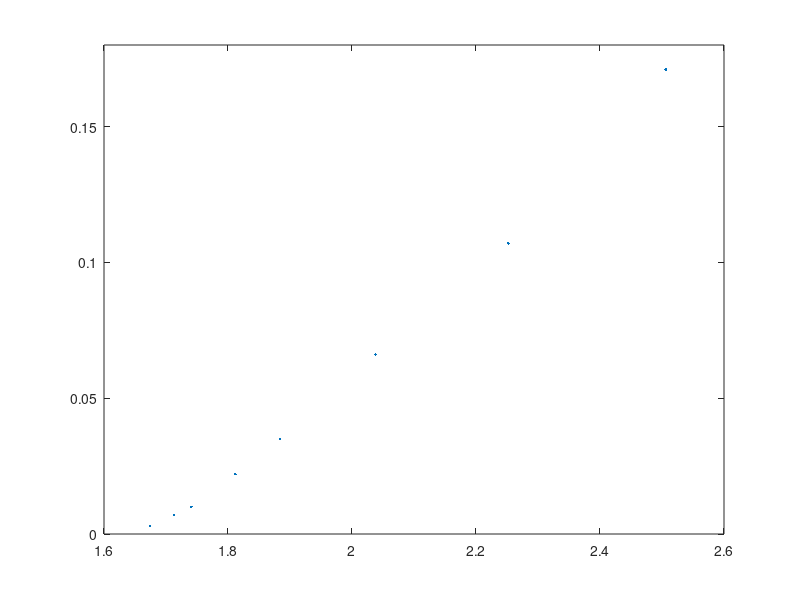

The MATLAB source for this figure: (Note: this script raises an error after producing the figure.)
x=[1.674 1.713 1.741 1.812 1.884 2.038 2.252 2.506];
y=[0.003 0.007 0.010 0.022 0.035 0.066 0.107 0.171];
plot(x,y,'.');
axis([1.6 2.6 0 0.18 ]);
hold on;
f=fit(x',y','exp2')
plot(f);
ylabel('A');
xlabel('V');
hold off;